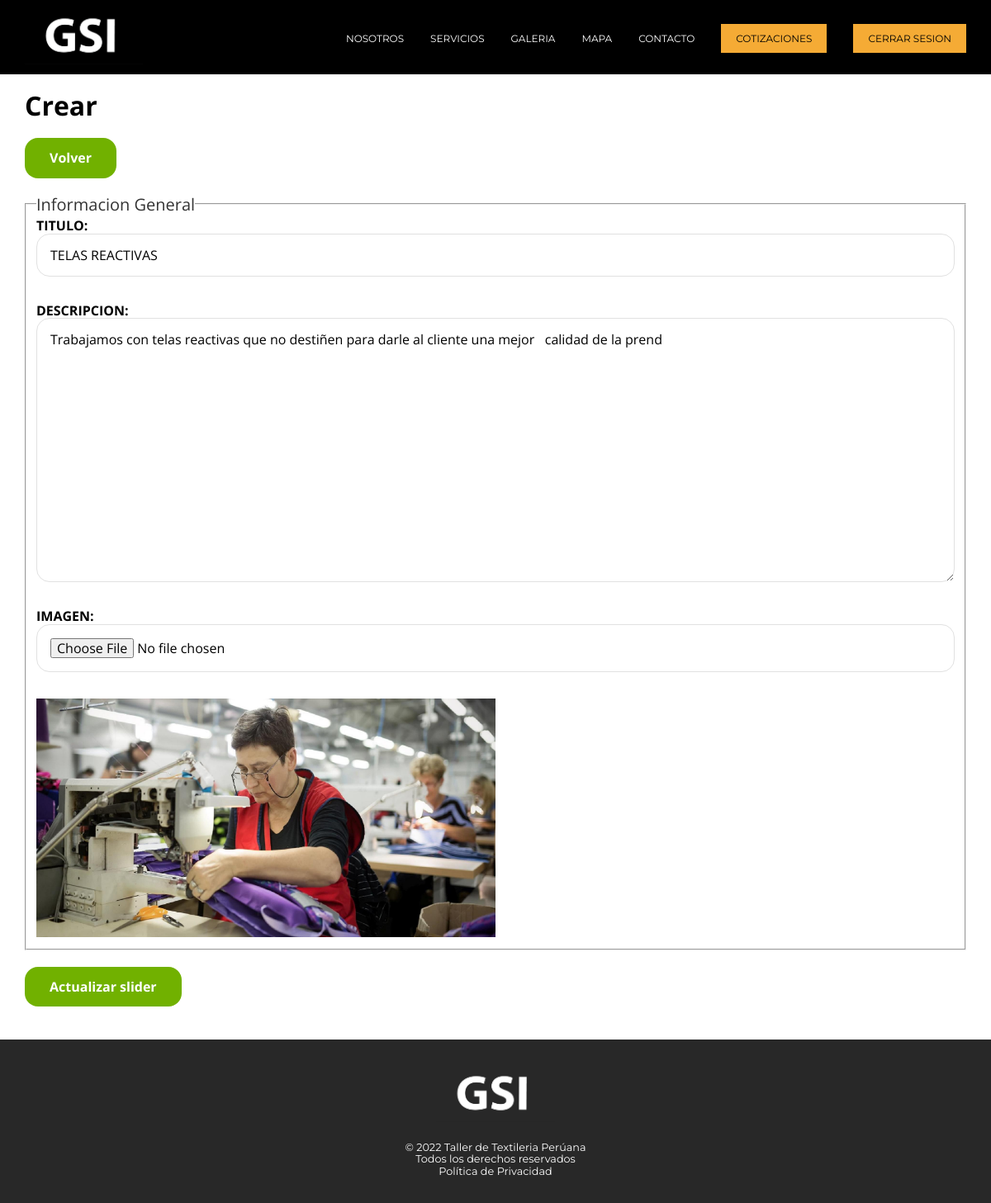
/view/admin/actualizar.php?id=34 (signed in), run on the app's committed database.
### tables this page shows
CREATE TABLE `slider` (
  `id` int(11) NOT NULL,
  `titulo` varchar(40) NOT NULL,
  `descripcion` varchar(400) NOT NULL,
  `imagen` varchar(200) NOT NULL
);

### view/admin/actualizar.php (the view, shortened to what this page needs)
<?php
   $id = $_GET["id"];
   $id = filter_var($id,FILTER_VALIDATE_INT);
   $db = conectar();
    $query = "SELECT * FROM slider where id='$id'";
    $resultado = mysqli_query($db,$query);
    $slider = mysqli_fetch_assoc($resultado);
    $titulo =  $slider['titulo'];
    $descripcion =  $slider['descripcion'];
    include('../../templates/header.php');
?>
    <main class="contenedor seccion">
        <h1>Crear</h1>
        <a href="index.php" class="boton boton-verde">Volver</a>
        <form action="" class="formulario" method="post" enctype="multipart/form-data">
            <fieldset>
                <legend>Informacion General</legend>
                <label for="titulo">Titulo:</label>
                <input type="text" id="titulo" name="titulo" placeholder="Titulo slider" value="<?= $titulo ?>">
                <label for="descripcion">Descripcion:</label>
                <textarea id="descripcion" name="descripcion"><?= $descripcion ?></textarea>
                <label for="imagen">Imagen:</label>
                <input type="file" id="imagen" name="imagen" accept="image/jpeg, image/png" >
                <img src="../../image/<?= $slider["imagen"] ?>" class="imagen-actualizar"></a>
            </fieldset>
                <input type="submit" value="Actualizar slider" class="boton boton-verde">
        </form>
    </main>
<?php
     include('../../templates/footer.php');
?>

### build/CSS/style.css (style rules this page uses)
html { line-height: 1.15; -webkit-text-size-adjust: 100%; }
body { margin: 0; }
main { display: block; }
a { background-color: transparent; }
img { border-style: none; }
button, input, optgroup, select, textarea { font-family: inherit; font-size: 100%; line-height: 1.15; margin: 0; }
button, input { overflow: visible; }
button, [type=button], [type=reset], [type=submit] { -webkit-appearance: button; }
fieldset { padding: 0.35em 0.75em 0.625em; }
legend { box-sizing: border-box; color: inherit; display: table; max-width: 100%; padding: 0; white-space: normal; }
textarea { overflow: auto; }
*, *::after, *::before { margin: 0; padding: 0; box-sizing: border-box; }
html { scroll-behavior: smooth; scroll-padding-top: 100px; }
img { max-width: 100%; }
body { font-family: "Open Sans", sans-serif; }
a { text-decoration: none; }

### build/CSS/admin.css (style rules this page uses)
.contenedor { width: 95%; max-width: 1200px; margin: 0 auto; }
.seccion { margin-top: 20px; margin-bottom: 2.5rem; }
body { display: flex; flex-direction: column; min-height: 100vh; }
.formulario input:not([type=submit]), .formulario textarea, .formulario select { padding: 1rem; display: block; width: 100%; background-color: #FFFFFF; border: 1px solid #e1e1e1; border-radius: 1rem; margin-bottom: 2rem; }
.formulario textarea { height: 20rem; }
.imagen-actualizar { width: 50%; }
.boton-verde { background-color: #71B100; color: #FFFFFF; font-weight: 700; text-decoration: none; padding: 10px 30px; text-align: center; margin-top: 20px; display: inline-block; border: none; line-height: 1.8; border-radius: 1rem; }
.formulario legend { font-size: 20px; color: #333333; }
legend { box-sizing: border-box; color: inherit; display: table; max-width: 100%; padding: 0; white-space: normal; }
.formulario label { font-weight: 700; text-transform: uppercase; display: block; }
fieldset { margin-top: 20px; }

### data on the page
slider: titulo "TELAS REACTIVAS", descripcion "Trabajamos con telas reactivas que no destiñen para darle al cliente una mejor calidad de la prend", imagen (picture)
